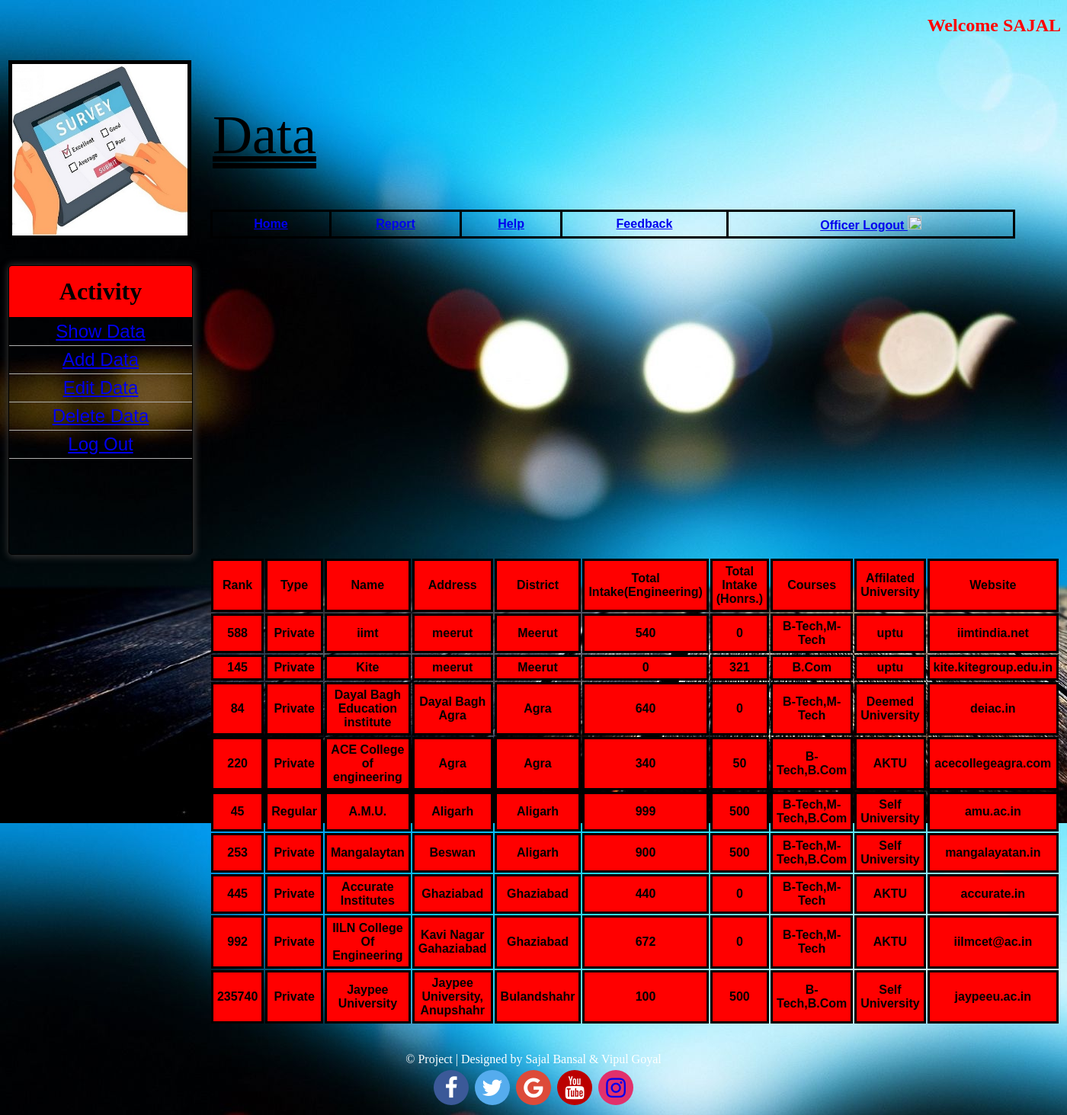
Page /data.php (signed in) on the committed database.
### tables this page shows
CREATE TABLE IF NOT EXISTS `addofficer` (
  `off_id` varchar(500) NOT NULL,
  `off_name` varchar(15) NOT NULL,
  `off_address` varchar(100) NOT NULL,
  `off_mobno` bigint(10) NOT NULL,
  `off_pass` text NOT NULL,
  PRIMARY KEY (`off_id`),
  UNIQUE KEY `off_mobno` (`off_mobno`)
);

CREATE TABLE IF NOT EXISTS `college` (
  `rank` int(11) NOT NULL,
  `type` varchar(20) NOT NULL,
  `name` varchar(50) NOT NULL,
  `address` varchar(300) NOT NULL,
  `district` varchar(100) NOT NULL,
  `engg_intake` int(11) NOT NULL,
  `hon_intake` int(11) NOT NULL,
  `courses` varchar(100) NOT NULL,
  `univ` varchar(100) NOT NULL,
  `web` varchar(200) NOT NULL,
  `off_id` varchar(500) NOT NULL,
  PRIMARY KEY (`rank`),
  UNIQUE KEY `rank` (`rank`),
  KEY `off_id` (`off_id`)
);

### data.php (the view, shortened to what this page needs)
<?php
include('config.php');
$officername = $_SESSION['user_name'];
$query = "Select * from addofficer where off_id = '$officername'";
$data = mysqli_query($conn, $query);
$result = mysqli_fetch_assoc($data);
?>
<!DOCTYPE html PUBLIC "-//W3C//DTD XHTML 1.0 Transitional//EN" "http://www.w3.org/TR/xhtml1/DTD/xhtml1-transitional.dtd">
<html xmlns="http://www.w3.org/1999/xhtml">
<head>
<link href="https://stackpath.bootstrapcdn.com/font-awesome/4.7.0/css/font-awesome.min.css" rel="stylesheet">
<link rel="stylesheet" type="text/css" href="mystyle.css">
</head>
<body>
<h2 align="right" style="color:red"><?php echo 'Welcome '.strtoupper($result['off_name']);?></h2>
<table width="100%" height="30%" >
  <tr>
    <td width="20%" height="254"><a href="home.php"><img src="survey1.jpg" border="1px" height="225" width="230"> </a></td>
    <td width="*">
    <table width="1113">
      <tr>
        <td height="189" colspan="6"><marquee behavior="alternate" direction="right"><u>Data</u></marquee></td>
        </tr>
      </table>
        <table class="a" width="1056" rules="groups" >
      <tr>
        <th width="148"> <a href="home.php" target="_blank">Home</a></th>
        <th width="164"> <a href="report.php" target="_blank">Report</a></th>
        <th width="123"> <a href="help.php" target="_blank">Help</th>
        <th width="212"> <a href="feedback.php" target="_blank">Feedback</th>
        <th width="379"> <a href="officer.php">Officer Logout <img src="icons8-shutdown-48.png" width="18" height="18" /></a></th>
        </tr>
    </table>
  </tr>
</table>
<br>
<center>
<table width="20%" border="0" align="left">
  <tr>
    <td width="21%">
    <div class="content">
	<h1 class="header" align="center"> Activity </h1>
	<div class="z">
    <div class="y"><a href="data.php">Show Data</a></div>
	<div class="y"><a href="add.php">Add Data</a></div>
	<div class="y"><a href="edit.php">Edit Data</a></div>
	<div class="y"><a href="delete.php">Delete Data</a></div>
    <div class="y"><a href="logout.php">Log Out</a></div>
    </div>
    </td>
    <td width="79%">&nbsp;</td>
  </tr>
</table>
 <?php
 		$query = "SELECT * FROM college where off_id = ($result[off_id])";
		$data = mysqli_query($conn, $query);
		$total = mysqli_num_rows($data);
?>
   <table width="79%" border="0" style="margin-left:266px;">
   <tr class="th1">
    <th width="5%">Rank</th>
    <th width="8%">Type</th>
    <th width="8%">Name</th>
    <th width="15%">Address</th>
    <th width="8%">District</th>
    <th width="5%">Total Intake(Engineering)</th>
    <th width="5%">Total Intake (Honrs.)</th>
    <th width="10%">Courses</th>
    <th width="10%">Affilated University</th>
    <th width="5%">Website</th>
    </tr>
 <?php
		if($total!=0)
			{
		while($result = mysqli_fetch_assoc($data))
		{
			echo "<tr class=th1>
				<th width=5%>".$result['rank']."</th>
				<th width=8%>".$result['type']."</th>
				<th width=8%>".$result['name']."</th>
				<th width=15%>".$result['address']."</th>
				<th width=8%>".$result['district']."</th>
				<th width=5%>".$result['engg_intake']."</th>
				<th width=5%>".$result['hon_intake']."</th>
				<th width=10%>".$result['courses']."</th>
				<th width=10%>".$result['univ']."</th>
				<th width=5%>".$result['web']."</th>
				</tr>";
	   }
	   ?>
	   <?php
	}
	else
	{
		echo "<p> <font color=green size='6pt'><b> <center> No Record Found </b></font></p>";
	}
	?>
</table>
<br />
 <br />
<center>
<font color="white">&copy; Project | Designed by Sajal Bansal & Vipul Goyal</font>
<br>
<a href="#" class="fa fa-facebook"></a>
<a href="#" class="fa fa-twitter"></a>
<a href="#" class="fa fa-google"></a>
<a href="#" class="fa fa-youtube"></a>
<a href="#" class="fa fa-instagram"></a>
</center>
  </body>
  </html>

### mystyle.css (style rules this page uses)
body { background-image:url(bac.jpg) }
.fa { padding: 8px; font-size: 30px; width: 30px; text-align: center; text-decoration: none; margin: 5px 2px; border-radius: 50%; }
.fa-facebook { background: #3B5998; color: white; }
.fa-twitter { background: #55ACEE; color: white; }
.fa-google { background: #dd4b39; color: white; }
.fa-youtube { background: #bb0000; color: white; }
.fa-instagram { background: #E1306C; color:(64,93,230); }

### data.php (style rules this page uses)
.z { height:310px; }
.y { color:blue; text-align:center; padding:4px; border-bottom:1px solid #afafaf; font-family:Arial, Helvetica, sans-serif; font-size:24px; }
.content { width:240px; border:1px solid #000; box-shadow:1px 1px 10px 2px #333; border-radius:5px; overflow:hidden; }
.header { margin:0px; background:red; border-bottom:1px solid #000; padding:15px 0px; }
table.a { border-style:solid; }
u { font-size:72px; text-decoration-line:underline; text-decoration-style:double; }
img { border-color:#000; border-width:5px; }
th { font-family: "Trebuchet MS", Arial, Verdana; font-size: 16px; padding: 5px; border-style: solid; border-color: #000; color:#000; }
.th1 { font-family: "Trebuchet MS", Arial, Verdana; font-size: 16px; padding: 0px; background-color:red; border-style: solid; border-color: #000; }

### rows in the picture
addofficer: off_name "SAJAL"
college: rank "588", type "Private", name "iimt", address "meerut", district "Meerut", engg_intake "540", hon_intake "0", courses "B-Tech,M-Tech", univ "uptu", web "iimtindia.net"
college: rank "145", type "Private", name "Kite", address "meerut", district "Meerut", engg_intake "0", hon_intake "321", courses "B.Com", univ "uptu", web "kite.kitegroup.edu.in"
college: rank "84", type "Private", name "Dayal Bagh Education institute", address "Dayal Bagh Agra", district "Agra", engg_intake "640", hon_intake "0", courses "B-Tech,M-Tech", univ "Deemed University", web "deiac.in"
college: rank "220", type "Private", name "ACE College of engineering", address "Agra", district "Agra", engg_intake "340", hon_intake "50", courses "B-Tech,B.Com", univ "AKTU", web "acecollegeagra.com"
college: rank "45", type "Regular", name "A.M.U.", address "Aligarh", district "Aligarh", engg_intake "999", hon_intake "500", courses "B-Tech,M-Tech,B.Com", univ "Self University", web "amu.ac.in"
college: rank "253", type "Private", name "Mangalaytan", address "Beswan", district "Aligarh", engg_intake "900", hon_intake "500", courses "B-Tech,M-Tech,B.Com", univ "Self University", web "mangalayatan.in"
college: rank "445", type "Private", name "Accurate Institutes", address "Ghaziabad", district "Ghaziabad", engg_intake "440", hon_intake "0", courses "B-Tech,M-Tech", univ "AKTU", web "accurate.in"
college: rank "992", type "Private", name "IILN College Of Engineering", address "Kavi Nagar Gahaziabad", district "Ghaziabad", engg_intake "672", hon_intake "0", courses "B-Tech,M-Tech", univ "AKTU", web "iilmcet@ac.in"
college: rank "235740", type "Private", name "Jaypee University", address "Jaypee University, Anupshahr", district "Bulandshahr", engg_intake "100", hon_intake "500", courses "B-Tech,B.Com", univ "Self University", web "jaypeeu.ac.in"
